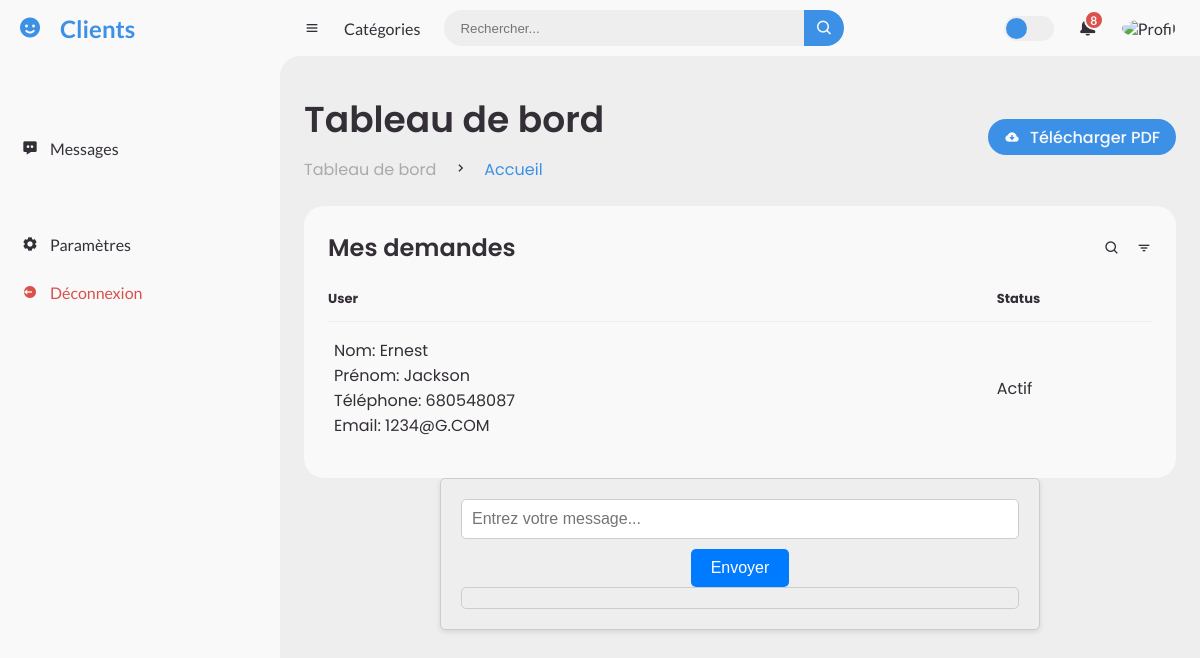
The app's page /client.php (signed in) with its own data.
### tables this page shows
CREATE TABLE `client` (
  `id_Client` int(50) NOT NULL,
  `nom_Client` varchar(256) DEFAULT NULL,
  `prénom_Client` varchar(256) DEFAULT NULL,
  `téléphone_Client` int(10) DEFAULT NULL,
  `email` varchar(255) DEFAULT NULL,
  `mot_de_passe` varchar(255) DEFAULT NULL,
  `Statut` varchar(255) NOT NULL,
  `role` varchar(50) NOT NULL DEFAULT 'client' CHECK (`role` in ('client','admin','standardist','intervenet')),
  `degré_d'urgence` int(11) NOT NULL
);

### client.php (the view, shortened to what this page needs)
<!DOCTYPE html>
<html lang="fr">
<head>
    <link href='https://unpkg.com/boxicons@2.0.9/css/boxicons.min.css' rel='stylesheet'>
    <link rel="stylesheet" href="style.css">
</head>
<body>
    <section id="sidebar">
        <a href="#" class="brand">
            <i class='bx bxs-smile'></i>
            <span class="text">Clients</span>
        </a>
        <ul class="side-menu top">
            <li>
                <a href="#">
                    <i class='bx bxs-message-dots'></i>
                    <span class="text">Messages</span>
                </a>
            </li>
        </ul>
        <ul class="side-menu">
            <li>
                <a href="settings.html">
                    <i class='bx bxs-cog'></i>
                    <span class="text">Paramètres</span>
                </a>
            </li>
            <li>
                <a href="login.html" class="logout">
                    <i class='bx bxs-log-out-circle'></i>
                    <span class="text">Déconnexion</span>
                </a>
            </li>
        </ul>
    </section>
    <section id="content">
        <nav>
            <i class='bx bx-menu'></i>
            <a href="#" class="nav-link">Catégories</a>
            <form action="#">
              <div class="form-input">
                    <input type="search" placeholder="Rechercher...">
                    <button type="submit" class="search-btn"><i class='bx bx-search'></i></button>
                </div>
            </form>
            <label for="switch-mode" class="switch-mode"></label>
            <a href="#" class="notification">
                <span class="num">8</span>
            </a>
            <a href="#" class="profile">
                <img src="img/people.jpg" alt="Profil">
            </a>
        </nav>
        <main>
            <div class="head-title">
                <div class="left">
                    <h1>Tableau de bord</h1>
                    <ul class="breadcrumb">
                        <li>
                            <a href="#">Tableau de bord</a>
                        </li>
                        <li><i class='bx bx-chevron-right'></i></li>
                        <li>
                            <a class="active" href="#">Accueil</a>
                        </li>
                    </ul>
                </div>
                <a href="pdf.php" class="btn-download">
                    <i class='bx bxs-cloud-download'></i>
                    <span class="text">Télécharger PDF</span>
                </a>
            </div>
            <div class="table-data">
                <div class="order">
                    <div class="head">
                        <h3>Mes demandes</h3>
                        <i class='bx bx-search'></i>
                        <i class='bx bx-filter'></i>
                    </div>
                    <table>
                        <thead>
                            <tr>
                                <th>User</th>
                                <th>Status</th>
                            </tr>
                        </thead>
                        <tbody>
                            <tr>
                                <td>
                                    <?php
                                    $servername = "localhost";
                                    $username = "root";
                                    $password = "";
                                    $dbname = "db";
                                    $port = 3306;
                                    try {
                                        $conn = new PDO("mysql:host=$servername;dbname=$dbname;port=$port", $username, $password);
                                        $conn->setAttribute(PDO::ATTR_ERRMODE, PDO::ERRMODE_EXCEPTION);
                                        $user_id = $_SESSION['user_id'];
                                        $stmt = $conn->prepare("SELECT * FROM client WHERE id_Client = :id_client");
                                        $stmt->bindParam(':id_client', $user_id);
                                        $stmt->execute();
                                        $client_info = $stmt->fetch(PDO::FETCH_ASSOC);
                                        if ($client_info) {
                                            echo "Nom: " . $client_info['nom_Client'] . "<br>";
                                            echo "Prénom: " . ($client_info['prénom_Client'] ?? '') . "<br>";
                                            echo "Téléphone: " . ($client_info['téléphone_Client'] ?? '') . "<br>";
                                            echo "Email: " . $client_info['email'] . "<br>";
                                        } else {
                                            echo "Aucun client trouvé avec cet ID client.";
                                        }
                                    } catch(PDOException $e) {
                                        echo "Échec de la connexion : " . $e->getMessage();
                                    }
                                    ?>
                                </td>
                                <td>Actif</td>
                            </tr>
                        </tbody>
                    </table>
                </div>
            </div>
            <div class="messaging" id="messagingSection">
              <input type="text" id="messageInput" placeholder="Entrez votre message...">
             <button onclick="envoyerMessage()">Envoyer</button>
            <div id="messageContainer"></div>
            </div>
        </main>
    </section>
</body>
</html>

### records on screen
client: nom_Client "Ernest", prénom_Client "Jackson", téléphone_Client "680548087", email "1234@G.COM"
